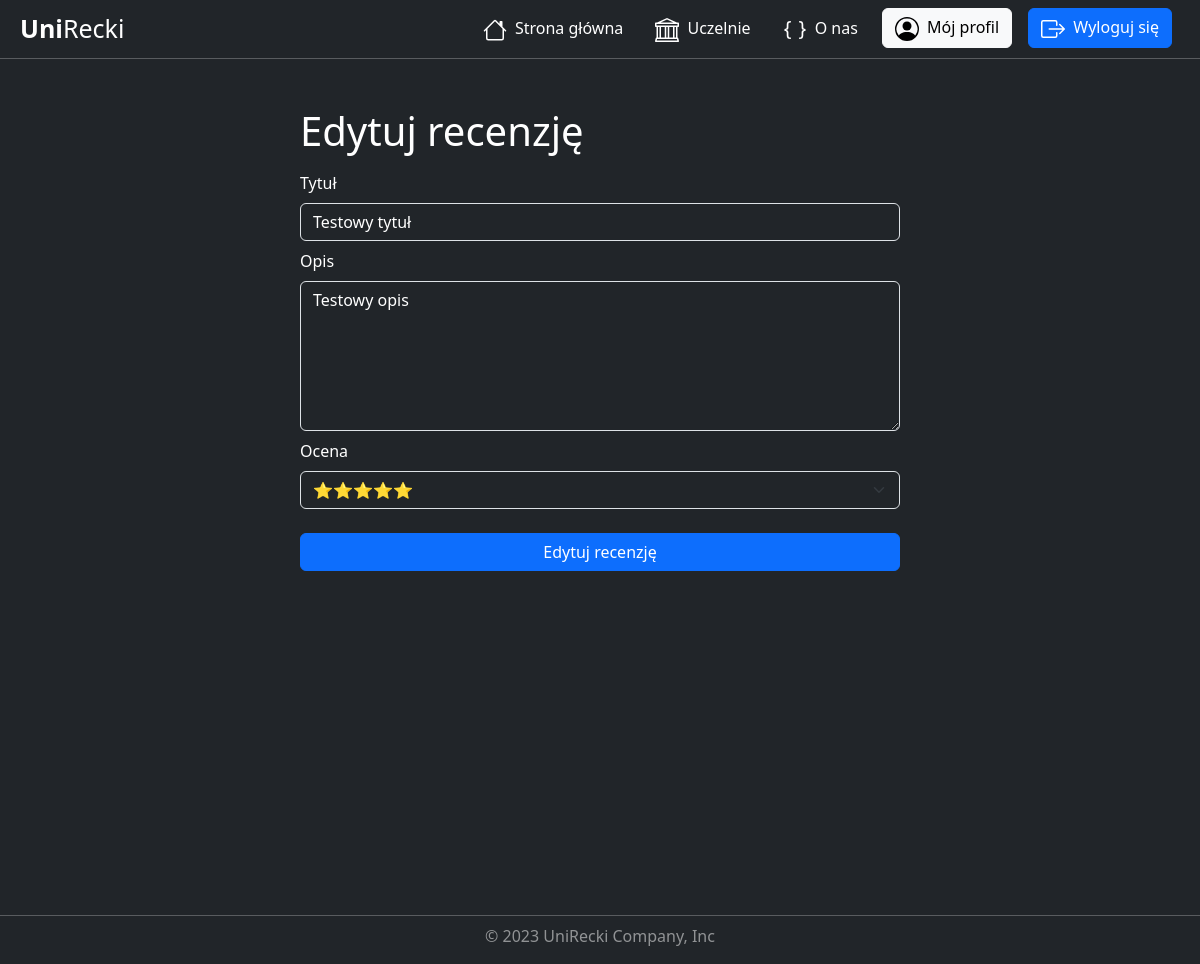
/university/review/edit/39/ (signed in), run on the app's committed database.
### universities/models.py (models this page shows, shortened)
class Review(models.Model):
    title = models.CharField( max_length=150)
    description = models.CharField( max_length=3000)
    rating = models.IntegerField(validators=[
            MaxValueValidator(5),
            MinValueValidator(1)
        ])
    add_date = models.DateTimeField(default=timezone.now, blank=True)
    university = models.ForeignKey(University, on_delete=models.CASCADE)
    user = models.ForeignKey(User, on_delete=models.CASCADE)
    users_like = models.ManyToManyField(User, related_name='images_liked', blank=True)
    active = models.BooleanField(default=True)
    class Meta:
        verbose_name = 'Review'
        verbose_name_plural = 'Reviews'

### universities/views.py (the view, shortened to what this page needs)
# urls.py: path('review/edit/<int:pk>/', login_required(views.ReviewUpdateView.as_view()), name='review_update'),
class ReviewUpdateView(UpdateView):
    model = Review
    template_name = 'universities/review_update.html'
    fields = ['title', 'description', 'rating']
    def get_queryset(self):
        queryset = super().get_queryset()
        return queryset.filter(user=self.request.user)

### universities/templates/universities/review_update.html (shortened to what this page needs)
{% extends "base.html" %}
{% load static %}
{% block css %}
    <link rel="stylesheet" href="{% static "universities/review_create.css" %}">
{% endblock css %}
{% block content %}
    <div class="container mt-5">
        <div class="row">
            <h1 class="p-0">Edytuj recenzję</h1>
        </div>
        <form method="post">
            <div class="row mt-2">
                <label for="id_title" class="form-label p-0">Tytuł</label>
                <input type="text"
                       id="id_title"
                       name="title"
                       value="{{ review.title }}"
                       class="form-control text-bg-dark"
                       placeholder="Tytuł"
                       required
                       maxlength="150" />
            </div>
            <div class="row mt-2">
                <label for="id_description" class="form-label p-0">Opis</label>
                <textarea type="text"
                          id="id_description"
                          name="description"
                          class="form-control text-bg-dark text-area"
                          placeholder="Opis"
                          required
                          maxlength="3000">{{ review.description }}</textarea>
            </div>
            <div class="row mt-2">
                <label for="id_rating" class="form-label p-0">Ocena</label>
                <select class="form-select text-bg-dark"
                        id="id_rating"
                        aria-label="Wybierz ocenę"
                        name="rating"
                        required>
                    <option {% if review.rating == 5 %}selected{% endif %} value="5">⭐⭐⭐⭐⭐</option>
                </select>
            </div>
            <div class="row mt-4 d-flex justify-content-center align-items-center">
                <input class="btn btn-primary" type="submit" value="Edytuj recenzję">
            </div>
        </form>
    </div>
{% endblock content %}

### static/styles.css (style rules this page uses)
body { color: white; }
h1 { color: white; }

### universities/static/universities/review_create.css (style rules this page uses)
.container { width: 90%; }
@media only screen and (min-width: 720px) { .container { width: 50%; } }
.text-area { height: 150px; }

### data on the page
Review: title "Testowy tytuł", description "Testowy opis", rating "⭐⭐⭐⭐⭐"
